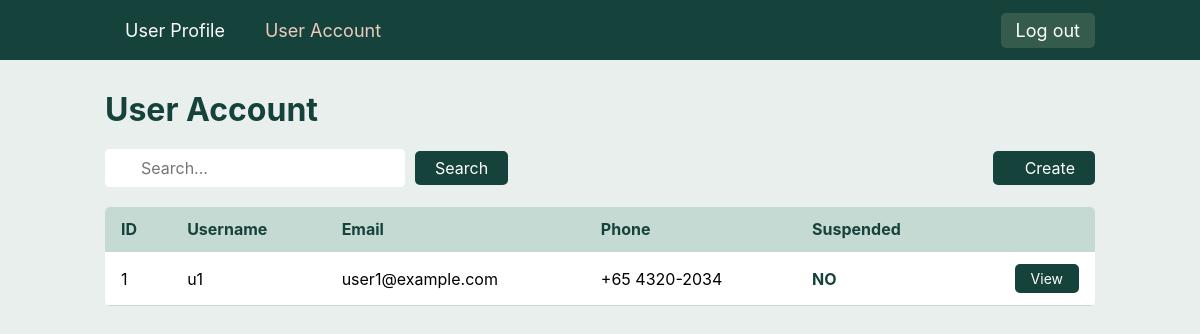
Page /src/viewUserAccount.php (signed in) on the earlier database version.
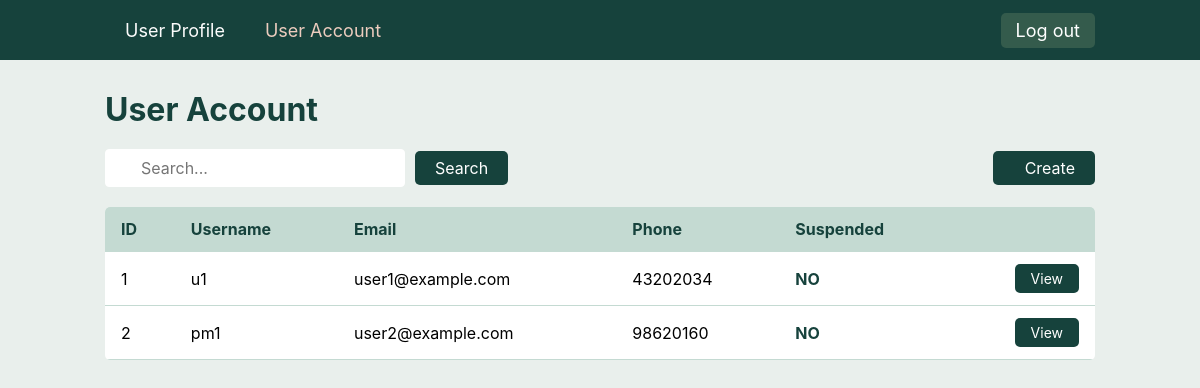
Same page on the later database version.
### tables this page shows
CREATE TABLE UserAccount (
    `id` INT AUTO_INCREMENT,
    `username` VARCHAR(64) NOT NULL,
    `password` VARCHAR(255) NOT NULL,
    `fullName` VARCHAR(64) NOT NULL,
    `email` VARCHAR(64) NOT NULL,
    `phone` VARCHAR(64) NOT NULL,
    `userProfile` VARCHAR(64) NOT NULL,
    `isSuspend` BOOL NOT NULL DEFAULT 0,
    PRIMARY KEY (`id`),
    FOREIGN KEY (`userProfile`) REFERENCES UserProfile(`role`),
    UNIQUE (`username`)
);

### src/entity/UserAccount.php (called while the page is built, shortened)
<?php
class UserAccount {
    public function readAllUserAccount() {
        $db_handle = new Database();
        $db_conn = $db_handle->getConnection();
        try {
            $stmt = $db_conn->prepare("SELECT * FROM `UserAccount`");
            $execResult = $stmt->execute();
            if ($execResult) {
                $users = $stmt->fetchAll(PDO::FETCH_ASSOC);
                return $users;
            }
        } catch (PDOException $e) {
            error_log("Database query failed: " . $e->getMessage());
            unset($db_handle);
            return null;
        }
    }
}
?>

### src/controllers/ViewAllUserAccountController.php (called while the page is built)
<?php
require_once "entity/UserAccount.php";
class ViewAllUserAccountController {
    private $userAccount;
    public function __construct() {
        $this->userAccount = new UserAccount();
    }
    public function readAllUserAccount() {
        return $this->userAccount->readAllUserAccount();
    }
}
?>

### src/viewUserAccount.php (the view, shortened to what this page needs)
<?php
require_once 'controllers/ViewAllUserAccountController.php';
$controller = new ViewAllUserAccountController();
$userAccounts = $controller->readAllUserAccount();
?>
<!DOCTYPE html>
<html lang="en">
<head>
  <link rel="stylesheet" href="css/style.css">
</head>
<body>
  <nav class="navbar">
    <ul>
      <li><a href="viewUserProfile.php">User Profile</a></li>
      <li><a href="viewUserAccount.php" id="selected">User Account</a></li>
    </ul>
    <div class="logout-button">
      <button class="logout-button" onclick="window.location.href='logout.php'">Log out</button>
    </div>
  </nav>
  <h1>User Account</h1>
  <div class="section-container">
    <div class="search">
      <div class="search-group">
        <div class="input-wrapper">
          <input id="search_term" type="text" placeholder="Search..." value=<?php if (isset($_GET['q'])) { echo $_GET['q']; } ?>>
        </div>
        <button onclick='window.location.href="viewUserAccount.php?q=\"" + document.getElementById("search_term").value + "\"";' class="search-button">Search</button>
      </div>
      <button onclick='window.location.href="createUserAccount.php"' class="create-button">
        Create
      </button>
    </div>
    <table class="user-table">
      <thead>
        <tr>
          <th>ID</th>
          <th>Username</th>
          <th>Email</th>
          <th>Phone</th>
          <th>Suspended</th>
          <th></th>
        </tr>
      </thead>
      <tbody>
      <?php foreach ($userAccounts as $ua): ?>
          <tr>
              <td><?php echo htmlspecialchars($ua['id']); ?></td>
              <td><?php echo htmlspecialchars($ua['username']); ?></td>
              <td><?php echo htmlspecialchars($ua['email']); ?></td>
              <td><?php echo htmlspecialchars($ua['phone']); ?></td>
              <td class="<?php if ($ua['isSuspend'] == 1) { echo 'suspended-yes'; } else { echo 'suspended-no'; } ?>">
                <?php if ($ua['isSuspend'] == 1) { echo 'YES'; } else { echo 'NO'; } ?>
              </td>
              <td>
                <button class="view-button" onclick='window.location.href="updateUserAccount.php?id=<?php echo htmlspecialchars($ua["id"]); ?>"'>View</button>
              </td>
          </tr>
      <?php endforeach; ?>
  </tbody>
</table>
  </div>
</body>
</html>

### src/css/style.css (style rules this page uses)
* { margin: 0px; padding: 0px; box-sizing: border-box; font-family: 'Inter', 'Segoe UI', sans-serif; }
body { height: 100vh; background-color: rgb(233, 239, 236); }
.navbar { width: 100%; height: 60px; background-color: rgb(22, 66, 60); padding: 15px 105px; display: flex; align-items: center; justify-content: space-between; }
.navbar ul { list-style: none; gap: 40px; display: flex; margin-left: 20px; }
.navbar ul li { position: relative; }
.navbar ul li a { color: rgb(252, 252, 252); text-decoration: none; font-size: 18px; transition: 0.2s ease; }
.navbar ul li a::before { content: ''; position: absolute; width: 0; height: 2px; left: 0px; bottom: -5px; background: rgb(255, 255, 255); transition: 0.2s ease; }
.navbar #selected { color: #ECCCBE; }
.logout-button button { font-size: 18px; padding: 7px 15px; background-color: rgb(52, 91, 76); color: white; border: none; border-radius: 5px; cursor: pointer; transition: 0.2s ease; }
h1 { margin-left: 105px; margin-top: 30px; color: rgb(22, 66, 60); }
.section-container { padding: 0 105px; margin-top: 20px; }
.search { display: flex; justify-content: space-between; align-items: center; margin-bottom: 20px; }
.search-group { display: flex; align-items: center; gap: 10px; }
.search input { padding: 8px 12px; font-size: 16px; border: 1px solid #ccc; border-radius: 4px; width: 300px; }
.input-wrapper { position: relative; }
.input-wrapper input { padding: 8px 12px 8px 35px; font-size: 16px; border: 1px solid white; border-radius: 4px; background-color: #FFFFFF; color: rgb(22, 66, 60); width: 300px; }
.create-button { display: flex; align-items: center; gap: 12px; text-decoration: none; }
.user-table { width: 100%; border-collapse: collapse; border-radius: 5px; overflow: hidden; background-color: rgb(255, 255, 255); }
.user-table td:last-child { text-align: right; }
.user-table thead { background-color: rgb(196, 218, 210); font-weight: bold; color: rgb(22, 66, 60); }
.user-table th, .user-table td { padding: 12px 16px; text-align: left; border-bottom: 0.5px solid rgb(196, 218, 210); }
.suspended-no { color: rgb(22, 66, 60); font-weight: bold; }
.search-button, .create-button { font-size: 16px; padding: 7px 20px; color: white; background-color: rgb(22, 66, 60); border: none; border-radius: 5px; align-items: center; cursor: pointer; }
.view-button { background-color: rgb(22, 66, 60); color: white; border: none; border-radius: 5px; padding: 6px 16px; font-size: 14px; cursor: pointer; transition: 0.2s ease; text-decoration:none; }

Differences in the rows shown:
changed useraccount "user1@example.com": phone "+65 4320-2034" → "43202034"
added useraccount: id "2", username "pm1", email "user2@example.com", phone "98620160", isSuspend "NO"
